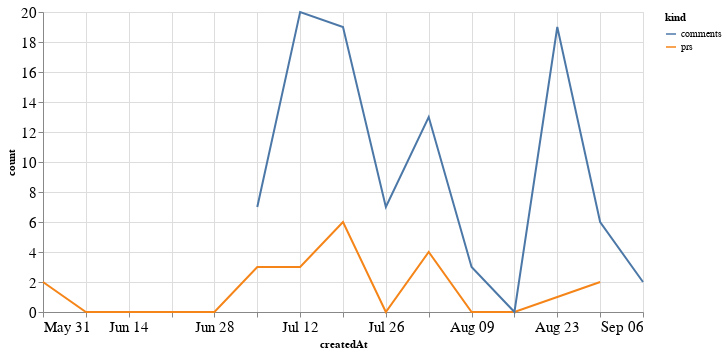

The notebook cell this image was saved under:
### Code cell
alt.Chart(total_time, width=600).mark_line().encode(
    x='createdAt',
    y='count',
    color='kind'
)

### Figure 1 — Vega-Lite specification as saved in the notebook (floating-point values rounded to 4 significant figures)
{"config": {"axisLeft": {"labelFontSize": 15}, "axisBottom": {"labelFontSize": 15}}, "data": {"name": "data-2393af8e010dd048ed7b8565ef7bf751"}, "mark": "line", "encoding": {"color": {"type": "nominal", "field": "kind"}, "x": {"type": "temporal", "field": "createdAt"}, "y": {"type": "quantitative", "field": "count"}}, "width": 600, "$schema": "https://vega.github.io/schema/vega-lite/v4.8.1.json", "datasets": {"data-2393af8e010dd048ed7b8565ef7bf751": [{"createdAt": "2020-05-31T00:00:00", "kind": "prs", "count": 2.0}, {"createdAt": "2020-06-07T00:00:00", "kind": "prs", "count": 0.0}, {"createdAt": "2020-06-14T00:00:00", "kind": "prs", "count": 0.0}, {"createdAt": "2020-06-21T00:00:00", "kind": "prs", "count": 0.0}, {"createdAt": "2020-06-28T00:00:00", "kind": "prs", "count": 0.0}, {"createdAt": "2020-07-05T00:00:00", "kind": "prs", "count": 3.0}, {"createdAt": "2020-07-12T00:00:00", "kind": "prs", "count": 3.0}, {"createdAt": "2020-07-19T00:00:00", "kind": "prs", "count": 6.0}, {"createdAt": "2020-07-26T00:00:00", "kind": "prs", "count": 0.0}, {"createdAt": "2020-08-02T00:00:00", "kind": "prs", "count": 4.0}, {"createdAt": "2020-08-09T00:00:00", "kind": "prs", "count": 0.0}, {"createdAt": "2020-08-16T00:00:00", "kind": "prs", "count": 0.0}, {"createdAt": "2020-08-23T00:00:00", "kind": "prs", "count": 1.0}, {"createdAt": "2020-08-30T00:00:00", "kind": "prs", "count": 2.0}, {"createdAt": "2020-09-06T00:00:00", "kind": "prs", "count": null}, {"createdAt": "2020-05-31T00:00:00", "kind": "comments", "count": null}, {"createdAt": "2020-06-07T00:00:00", "kind": "comments", "count": null}, {"createdAt": "2020-06-14T00:00:00", "kind": "comments", "count": null}, {"createdAt": "2020-06-21T00:00:00", "kind": "comments", "count": null}, {"createdAt": "2020-06-28T00:00:00", "kind": "comments", "count": null}, {"createdAt": "2020-07-05T00:00:00", "kind": "comments", "count": 7.0}, {"createdAt": "2020-07-12T00:00:00", "kind": "comments", "count": 20.0}, {"createdAt": "2020-07-19T00:00:00", "kind": "comments", "count": 19.0}, {"createdAt": "2020-07-26T00:00:00", "kind": "comments", "count": 7.0}, {"createdAt": "2020-08-02T00:00:00", "kind": "comments", "count": 13.0}, {"createdAt": "2020-08-09T00:00:00", "kind": "comments", "count": 3.0}, {"createdAt": "2020-08-16T00:00:00", "kind": "comments", "count": 0.0}, {"createdAt": "2020-08-23T00:00:00", "kind": "comments", "count": 19.0}, {"createdAt": "2020-08-30T00:00:00", "kind": "comments", "count": 6.0}, {"createdAt": "2020-09-06T00:00:00", "kind": "comments", "count": 2.0}]}}
